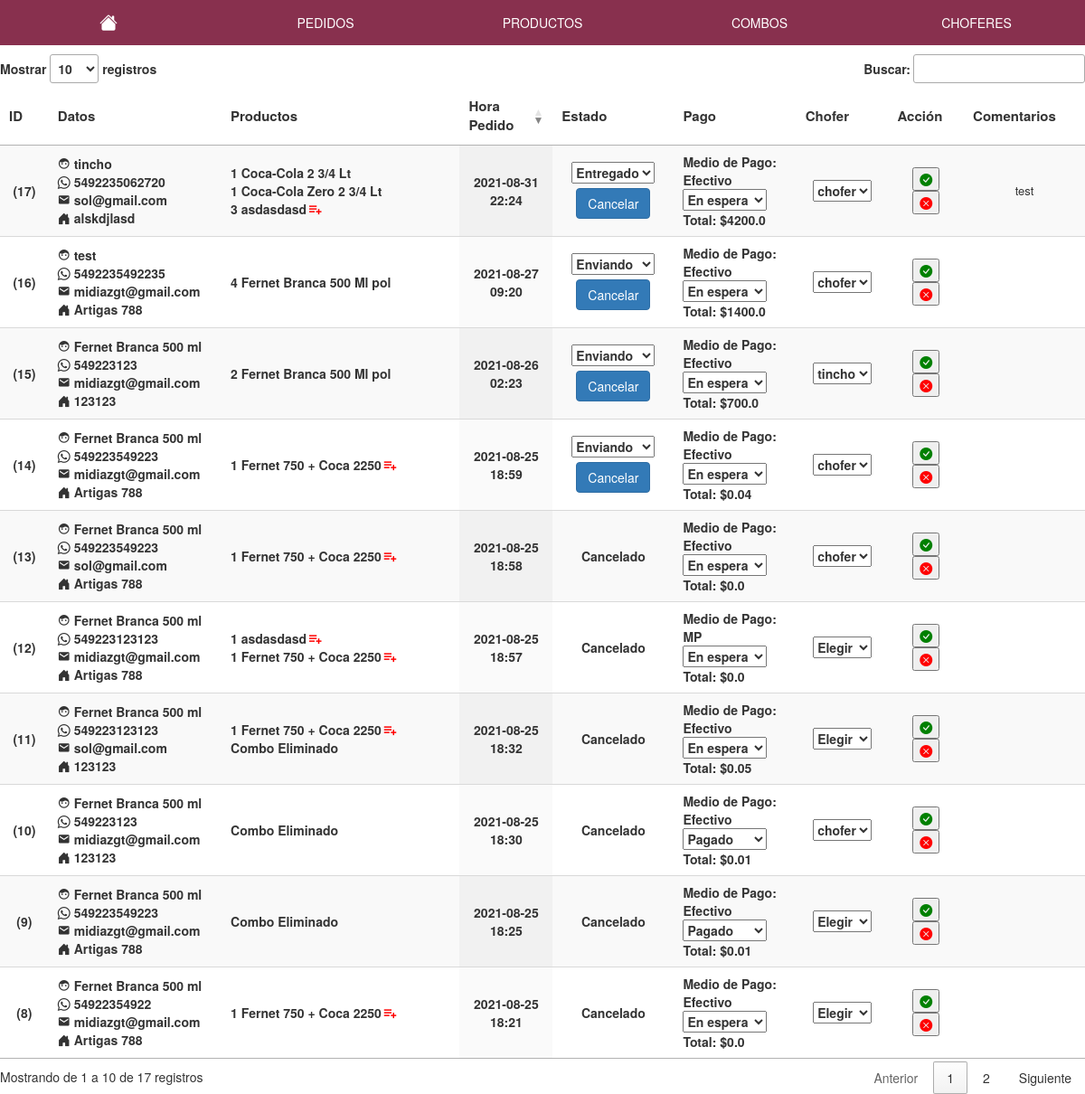
/panel/pedidos (signed in), run on an earlier commit of the app's database.
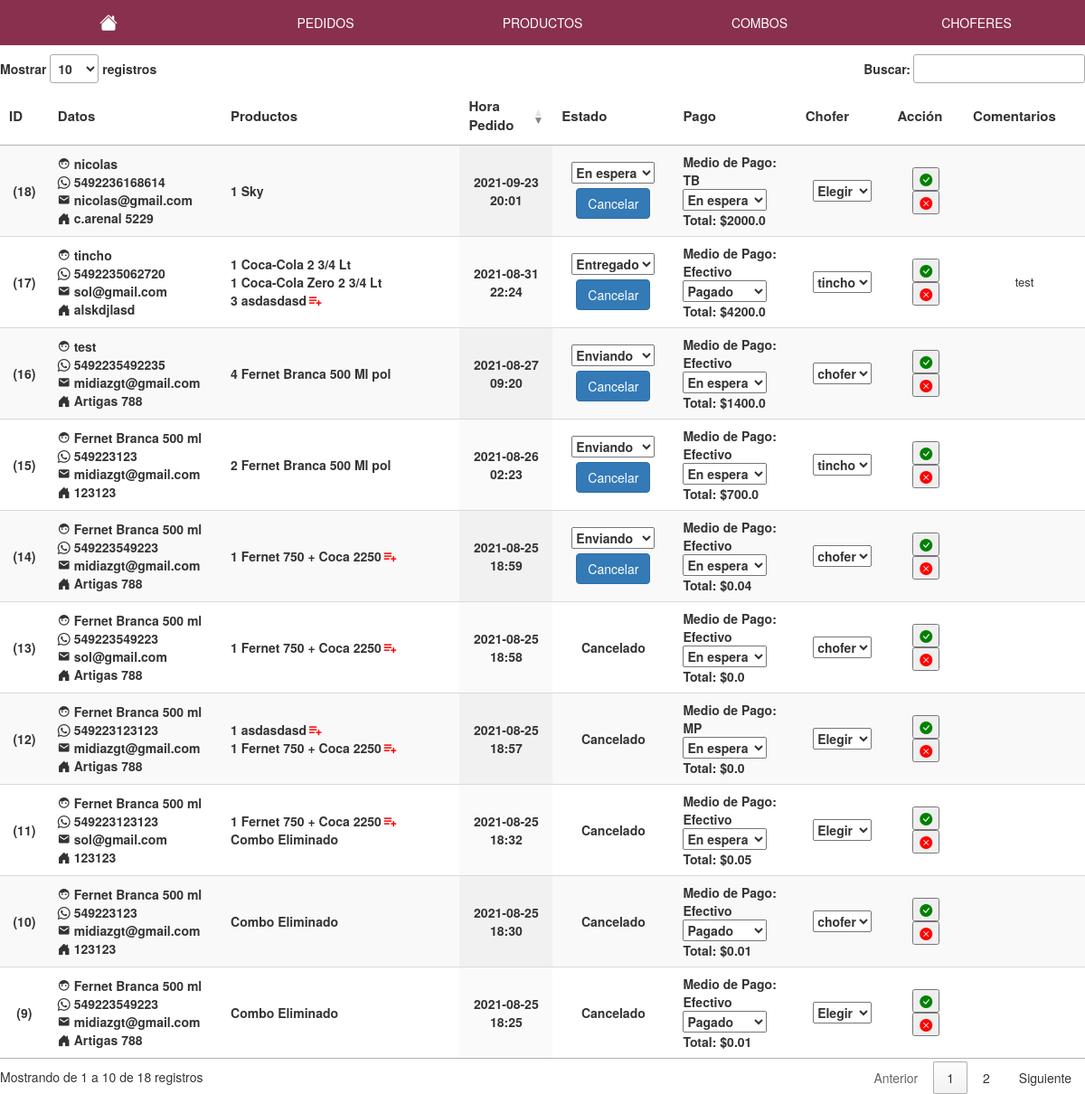
And on a later commit of the database.
### tienda/models.py (models this page shows, shortened)
class Pedidos(db.Model):
    id=db.Column(db.Integer(),primary_key=True)
    direccion=db.Column(db.String(length=200),nullable=False)
    nombre=db.Column(db.String(length=100),nullable=False)
    telefono=db.Column(db.Integer(),nullable=True)
    email= db.Column(db.String(100))
    fechaHoraPedido=db.Column(db.String(100))
    fechaHoraEntrega=db.Column(db.String(100))
    estado=db.Column(db.String(length=50),nullable=False) #estado de envio
    chofer=db.Column(db.Integer(),db.ForeignKey('usuarios.id'))
    descripcion=db.Column(db.String(length=500),nullable=False)
    formaPago=db.Column(db.String(length=100),nullable=False)
    estadoPago=db.Column(db.String(length=100),nullable=False)
    datos_pedido= db.Column(types.JSON(),nullable=False)
    costo=db.Column(db.Float(),nullable=False)

class Combos(db.Model):
    id=db.Column(db.Integer(),primary_key=True)
    nombre=db.Column(db.String(length=500),nullable=False)
    datos_combo= db.Column(types.JSON(),nullable=False)  # id del producto y cantidad
    precioFinal=db.Column(db.Float(),nullable=False)
    stock=db.Column(db.Integer(),nullable=False)
    imagen=db.Column(db.String(),nullable=False)

class Productos(db.Model):
    id=db.Column(db.Integer(),primary_key=True)
    nombre=db.Column(db.String(length=500),nullable=False)
    categoria=db.Column(db.String(length=100),nullable=False)
    precio=db.Column(db.Float(),nullable=False)
    stock=db.Column(db.Integer(),nullable=False)
    oferta=db.Column(db.Integer(),nullable=True)
    precioFinal=db.Column(db.Float(),nullable=False)
    imagen=db.Column(db.String(),nullable=False)

### tienda/usuario/routesadmin.py (the view)
@app.route('/panel/pedidos', methods=['GET','POST'])
@login_required
def tablapedidos():
    pedidos = Pedidos.query.all()
    productos = Productos.query.all()
    combos = Combos.query.all()
    info = [None]*1000 #aca van los datos del carrito
    prod = [None]*1000 #aca van los datos del carrito
    comb = [None]*1000
    infocombos = [None]*1000
    for items in pedidos:
        info[items.id] = json.loads(items.datos_pedido)
    for items in  productos:
        prod[items.id]=items
    for items in  combos:
        comb[items.id]=items
        infocombos[items.id] = json.loads(items.datos_combo)
    choferes=Usuarios.query.filter(Usuarios.chofer==1)
    return render_template('paneltablapedidos.html',data=pedidos,info=info,productos=productos,prod=prod,choferes=choferes,combos=combos,comb=comb,infocombos=infocombos)

### tienda/carrito/routes.py (called while the page is built)
@app.context_processor
def contar_carrito():
	try:
		if request.cookies.get("carrito") is None:
			return {'num_articulos': 0}
		else:
			datos = json.loads(request.cookies.get("carrito"))
			return {'num_articulos': len(datos)}
	except:
			return {'num_articulos': 0}

### tienda/routes.py (called while the page is built)
@login_manager.user_loader
def load_user(user_id):
	aux=Usuarios.query.get(int(user_id))
	return aux

### tienda/templates/paneltablapedidos.html (shortened to what the changed rows need)
{% extends 'layout-admin.html' %}
{% block content %}
<div class="contenido">
	<table id="pedidos" hidden="hidden" class="display" style="width:100%;">
        <thead>
            <tr>
            	<th>ID</th>
                <th>Datos</th>
                <th>Productos</th>
                <th>Hora Pedido</th>
                <th>Estado</th>
                <th>Pago</th>
                <th>Chofer</th>
                <th>Acción</th>
                <th>Comentarios</th>
            </tr>
        </thead>
        <tbody>
        	{%for i in data %}
           <tr>
           	<td>({{i.id}})</td>
           	<td>
           		<div class="datos">
           			<span><i class='bx bxs-face'></i> {{i.nombre}}</span>
           			<span><i class="bi bi-whatsapp"></i> {{i.telefono}}</span>
           			<span><i class='bx bxs-envelope' ></i> {{i.email}}</span>
           			<span><i class="bi bi-house-door-fill"></i> {{i.direccion}}</span>
           		</div>
           	</td>
           	<td style="min-width: 200px;">
           		<div class="productos">
           			{%  for j in info[i.id] %}
           			<div>
           			  {% if j.tipo=='combo' %}
           			  	{% if comb[j.id|int]!=None %}
           			  	<details>
	           			  <summary style="display:flex; align-items: center;">{{ j.cantidad }} {{comb[(j.id | int)].nombre}} <i class='bx bx-list-plus' style="font-size: 18px; color: red;"></i></summary>
	           			</details>
	           			{% else %}
	           			<span>Combo Eliminado</span>
	           			{% endif %}
           			  {% else %}
           			  	{% if prod[j.id|int]!=None %}
           			  		{{ j.cantidad }} {{prod[(j.id | int)].nombre}}
           			  	{% else %}
           			  	<span>Producto Eliminado</span>
           			  	{% endif %}
           			  {% endif %}
           			 </div>
           			{% endfor %}
           		</div>
           	</td>
           	<td>
           		{{i.fechaHoraPedido[:16]}}
           	</td>
           	<td>
           		{% if i.estado != 'Cancelado' %}
           		<form method="POST" action="/panel/pedidos/estadoenvio">
	           		<select name="estadoenvio" onchange="this.form.submit();">
	           			<option type="text" value="{{i.estado}}">{{i.estado}}</option>
	           		</select>
           		</form>
           		{% if i.estado != 'Cancelado' %}
           		<button type="button" data-toggle="modal" data-target="#myModal" class="cancelar-pedido btn btn-primary" data-id="{{i.id}}" style="margin-top: 5px;">Cancelar</button>
           		{% endif %}
           		{% else %}
           		<span>Cancelado</span>
           		{% endif %}
           	</td>
           	<td class="datos-pago">
           		<div>Medio de Pago:</br> {{i.formaPago}}</div>
           		<div>
           			<form method="POST" action="/panel/pedidos/estadopago">
           			<select name="estadopago" onchange="this.form.submit();">
           				<option type="text" value="{{i.estadoPago}}">{{i.estadoPago}}</option>
           			</select>
           		</form>
           		</div>
           		<div>Total: ${{i.costo}}</div>
           	</td>
           	<td>
           		<form method="POST" action="/panel/pedidos/chofer">
           			<select name="chofer" onchange="this.form.submit();">
           				{% if i.chofer != None %}
		           			{% for j in choferes %}
			           			{% if i.chofer == j.id %}
			           				<option value="{{j.id}}" >{{j.nombre}}</option>
			           			{% endif %}
		           			{% endfor %}
		           		{% else %}
		           			<option value="None">Elegir</option>
	           			{% endif %}
           			</select>
           		</form>
           	</td>
           	<td>
           		<a target="_blank" href="whatsapp://send?phone={{i.telefono}}&text=Hola%20{{i.nombre}}%20recibimos tu pedido ID: {{i.id}}."><button><i class="bi bi-check-circle-fill" style="color: green;"></i></button></a>
           		<a target="_blank" href="whatsapp://send?phone={{i.telefono}}&text=Hola%20{{i.nombre}}%20por x razon no podemos concretar tu compra."><button><i class="bi bi-x-circle-fill" style="color: red;"></i></button></a>
           	</td>
           	<td>
           		<div style="max-width: 200px; font-size: 13px; font-weight: normal;">{{i.descripcion}}</div>
           	</td>
           </tr>
           {% endfor %}
        </tbody>
    </table>
</div>
{% endblock content %}

What changed in the data, as far as the page shows it:
no longer on this page (row unchanged): Pedidos: id "8", nombre "Fernet Branca 500 ml", telefono "54922354922", email "midiazgt@gmail.com", direccion "Artigas 788", cantidad "1", {{ comb[(j.id | int)].nombre }} "Fernet 750 + Coca 2250", fechaHoraPedido "2021-08-25 18:21", estado "Cancelado", formaPago "Efectivo", estadopago "En espera", costo "0.0", chofer "Elegir"
changed Pedidos "tincho": estadopago "En espera" → "Pagado"; chofer "chofer" → "tincho"
added Pedidos: id "18", nombre "nicolas", telefono "5492236168614", email "nicolas@gmail.com", direccion "c.arenal 5229", cantidad "1", fechaHoraPedido "2021-09-23 20:01", estadoenvio "En espera", formaPago "TB", estadopago "En espera", costo "2000.0", chofer "Elegir"
now on this page (row edited): Productos: nombre "Sky"
Also different on the page:
text written by a page script: "Mostrar registros Buscar: Mostrando de 1 a 10 de 17 registros Anterior 1 2 Siguiente" → "Mostrar registros Buscar: Mostrando de 1 a 10 de 18 registros Anterior 1 2 Siguiente"
